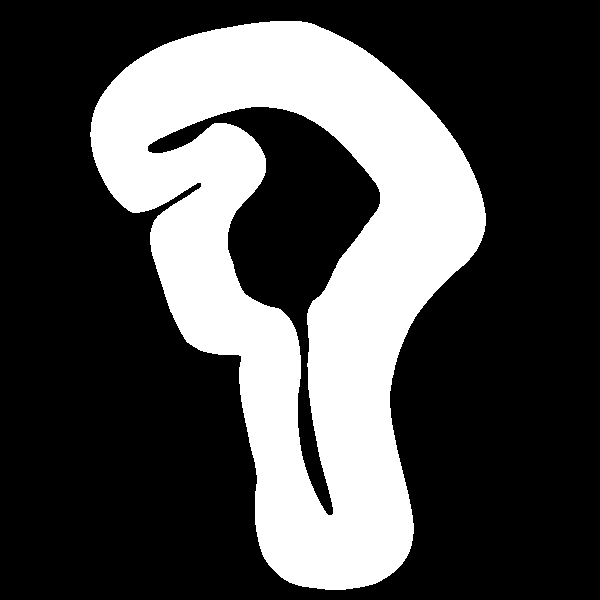
#> input picture maps/hector_slam/berlin_5cm.pgm, 600 x 600 px, found by its file name
$ python A_Star.py
#> lines starting #> are read from the running program, lines starting #| are printed output that depends on the picture; after the words box and inside, x2 and y2 are one past the last pixel; in counts of white or black regions, pixels touching at a corner belong together
#! /usr/bin/env python

import numpy as np
import sys
import cv2
from matplotlib import pyplot as plt

index = 0
end = []

class Node():
    """A node class for A* Pathfinding"""

    # [6 lines left out: function __init__, not called in this run]

    def __eq__(self, other):
        return self.position == other.position


# [130 lines left out: functions Astar, pltMaze, click_event, not called in this run]

if __name__ == "__main__":
    image=cv2.imread("/home/user/catkin_ws/src/ros_wall_follower/maps/hector_slam/berlin_5cm.pgm")
#> image is the input picture: shape (600, 600, 3); values 0 (black) and 254 (white), 30% white; 1 white region, box (x1, y1, x2, y2) and area: (90, 21, 486, 590) 107954
    cv2.imshow('ferdinand',image)
    rs=4.0
    img=cv2.resize(image,None,fx=1.0/rs,fy=1.0/rs)
    gray=cv2.cvtColor(img,cv2.COLOR_BGR2GRAY)
    ret, thresh=cv2.threshold(gray,127,255,cv2.THRESH_BINARY_INV)
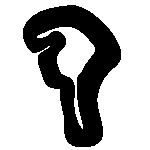
#> thresh: shape (150, 150); 70.2% white; 1 black region, box (x1, y1, x2, y2) and area: (23, 5, 121, 147) 6695
    # norm=np.array(thresh/254)
    cv2.imshow("popo",gray)
    np.set_printoptions(threshold=sys.maxsize)
    #print(gray)
    norm=np.array(thresh/255)

    cv2.setMouseCallback("popo",click_event)
    # start = ()
    # end = ()
    start = (int(np.floor(70/rs)), int(np.floor(232/rs)))
    # end = (75, 240)
    cv2.waitKey(0)
    cv2.destroyAllWindows()
    wpCSV = []
    index = index - 1
    num = 0
    while (num <= index):
        [pathAstar, wpAstar] = Astar(norm, start, end[num], None)
        start = end[num]
        num += 1
        wpCSV += 4*wpAstar[:-1]
        print(pathAstar)
        print(wpAstar)
#> after the loop, num = 0; wpCSV = []

    np.savetxt('./scripts/odom_data_4A*.csv',wpCSV, delimiter = ",")
    # [5 lines of commented-out code are left out]

$ run again, with maps/hector_slam/basement_closed_hector.pgm copied over maps/hector_slam/berlin_5cm.pgm
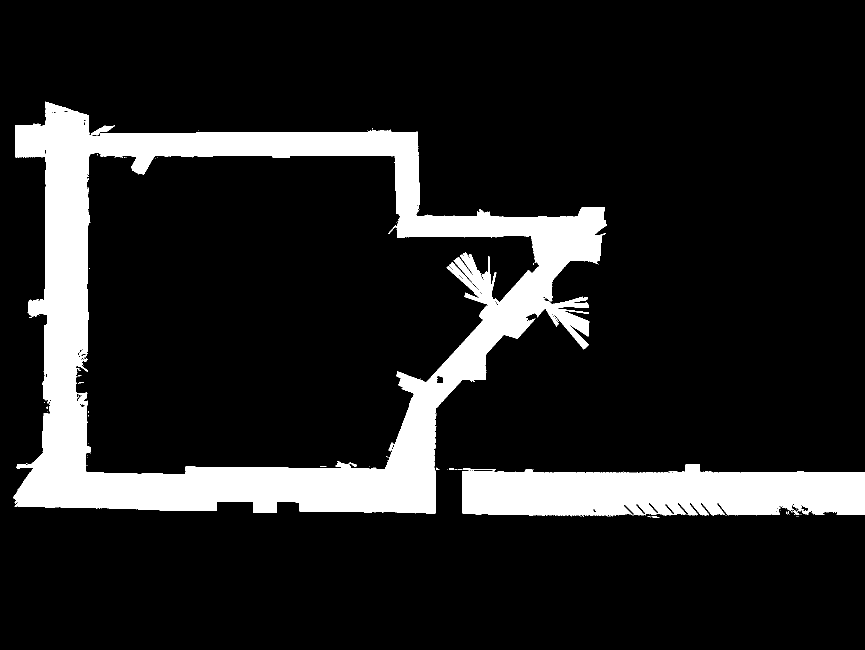
#> input picture maps/hector_slam/basement_closed_hector.pgm, 1730 x 1300 px, found by its file name (shown at 1/2 size)
#> image is the input picture: shape (1300, 1730, 3); values 0 (black) and 254 (white), 13.6% white; 123 white regions (114 under 20 px), largest, box (x1, y1, x2, y2) and area: (26, 203, 1214, 1027) 236673, (925, 929, 1730, 1031) 67424, (182, 251, 230, 271) 370
#> `img=cv2.resize(image,None,fx=1.0/rs,fy=1.0/rs)`:
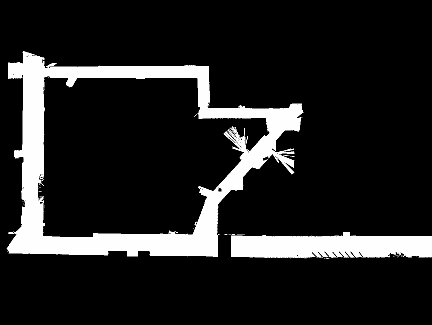
#> img: shape (325, 432, 3); min 0, max 254, mean 34.6
#> `ret, thresh=cv2.threshold(gray,127,255,cv2.THRESH_BINARY_INV)`:
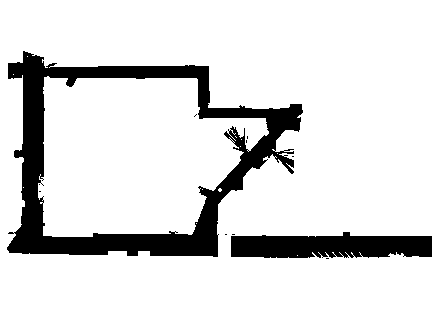
#> thresh: shape (325, 432); 86.6% white; 11 black regions (9 under 20 px), largest, box (x1, y1, x2, y2) and area: (7, 51, 303, 257) 14626, (231, 232, 432, 258) 4201
#> after the loop `while (num <= index):`: num = 0; wpCSV = []
